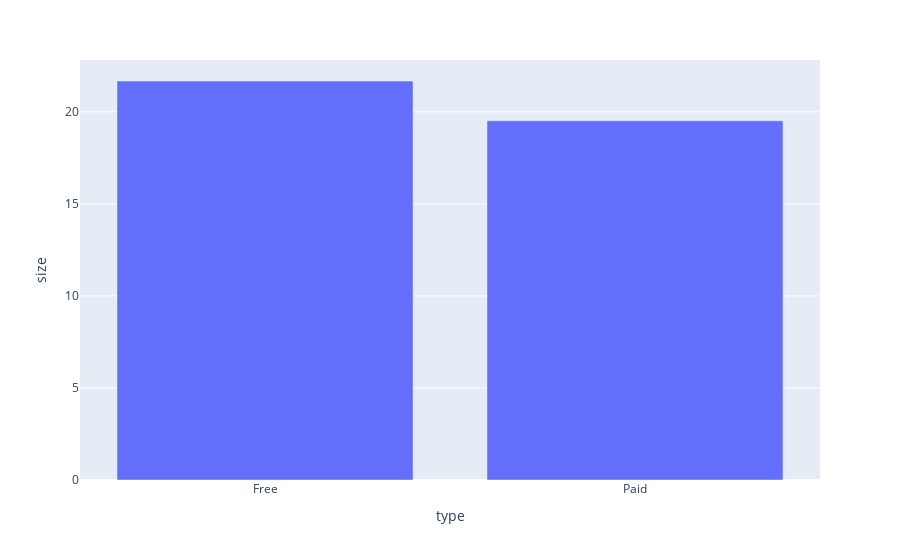

Write notebook code for a chart like this one.
### Code cell


### Figure 1 — Plotly figure (JSON) as saved in the notebook; plotly's stock layout.template omitted (floating-point values rounded to 4 significant figures)
{"data": [{"alignmentgroup": "True", "hovertemplate": "type=%{x}<br>size=%{y}<extra></extra>", "legendgroup": "", "marker": {"color": "#636efa", "pattern": {"shape": ""}}, "name": "", "offsetgroup": "", "orientation": "v", "showlegend": false, "textposition": "auto", "type": "bar", "x": ["Free", "Paid"], "xaxis": "x", "y": [21.68, 19.52], "yaxis": "y"}], "layout": {"barmode": "relative", "legend": {"tracegroupgap": 0}, "margin": {"t": 60}, "xaxis": {"anchor": "y", "domain": [0, 1], "title": {"text": "type"}}, "yaxis": {"anchor": "x", "domain": [0, 1], "title": {"text": "size"}}}}
